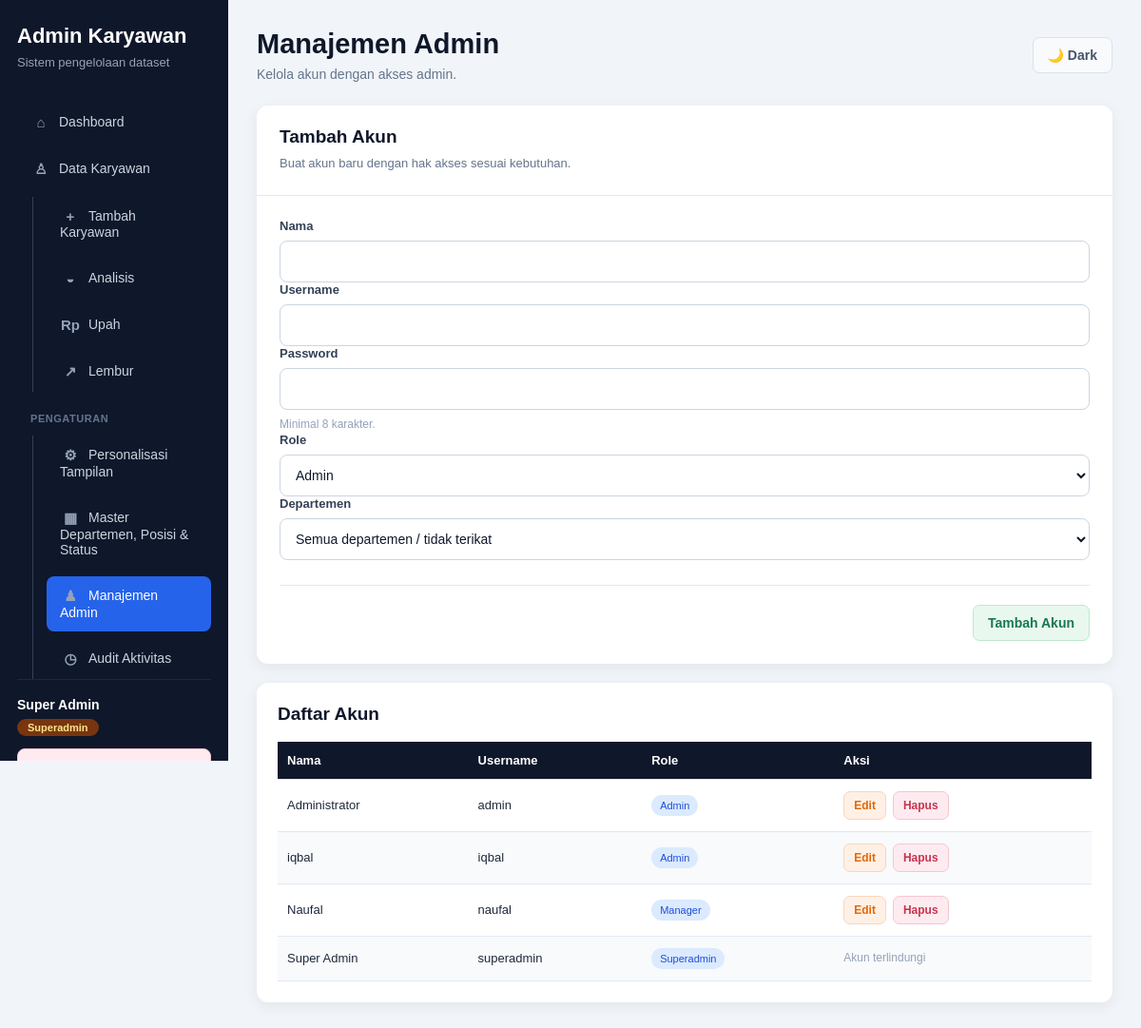
Before: /Dashboard/pengguna.php (signed in) with the older database file.
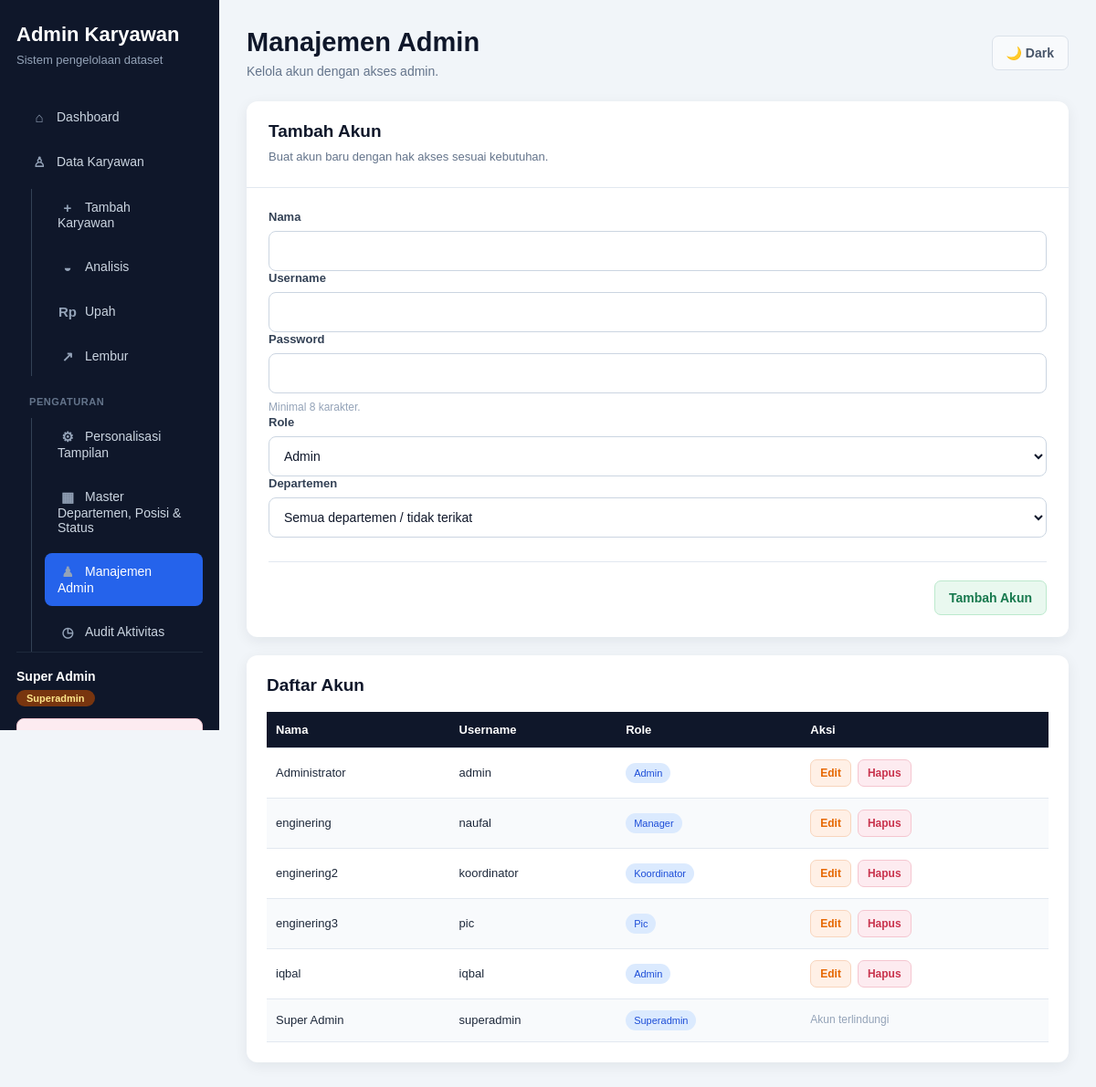
After: the same page with the newer database file.
### tables this page shows
CREATE TABLE `users` (
  `id` int NOT NULL AUTO_INCREMENT,
  `username` varchar(50) NOT NULL,
  `password` varchar(255) NOT NULL,
  `nama` varchar(150) NOT NULL,
  `role` enum('superadmin','admin','pic','koordinator','manager','viewer') NOT NULL DEFAULT 'viewer',
  `department_id` int unsigned DEFAULT NULL,
  `is_active` tinyint(1) NOT NULL DEFAULT '1',
  `created_at` timestamp NOT NULL DEFAULT CURRENT_TIMESTAMP,
  PRIMARY KEY (`id`),
  UNIQUE KEY `username` (`username`),
  KEY `fk_users_department` (`department_id`),
  CONSTRAINT `fk_users_department` FOREIGN KEY (`department_id`) REFERENCES `master_departemen` (`id`) ON DELETE RESTRICT
);

### Dashboard/fungsi/auth.php (called while the page is built, shortened)
<?php
function sudahLogin(): bool
{
    return isset($_SESSION['user']['id'])
        && in_array(
            (string) ($_SESSION['user']['role'] ?? ''),
            ['admin', 'superadmin', 'pic', 'koordinator', 'manager'],
            true
        );
}
function namaPengguna(): string
{
    return (string) ($_SESSION['user']['nama'] ?? '');
}
function rolePengguna(): string
{
    return (string) ($_SESSION['user']['role'] ?? '');
}
function punyaRole(string ...$roles): bool
{
    return sudahLogin() && in_array(rolePengguna(), $roles, true);
}

### Dashboard/pengguna.php (the view, shortened to what this page needs)
<?php
require __DIR__ . "/koneksi.php";
require_once __DIR__ . "/fungsi/auth.php";
$daftarPengguna = mysqli_query(
    $conn,
    "SELECT id, username, nama, role FROM users ORDER BY nama ASC"
);
$judulHalaman = "Manajemen Admin";
$subjudulHalaman = "Kelola akun dengan akses admin.";
$halamanAktif = "pengguna";
require __DIR__ . "/partials/atas.php";
?>
    <div class="dashboard-chart">
        <section class="form-card">
            <div class="form-card-header">
                        <h2>Tambah Akun</h2>
                        <p>Buat akun baru dengan hak akses sesuai kebutuhan.</p>
            </div>
            <div class="form-body">
                <form method="POST" autocomplete="off">
                    <div class="form-group">
                        <label for="nama">Nama</label>
                        <input id="nama" name="nama" required>
                    </div>
                    <div class="form-group">
                        <label for="username">Username</label>
                        <input id="username" name="username" required>
                    </div>
                    <div class="form-group">
                        <label for="password">Password</label>
                        <input id="password" name="password" type="password" minlength="8" required>
                        <p class="field-note">Minimal 8 karakter.</p>
                    </div>
                    <div class="form-group">
                        <label for="role">Role</label>
                        <select id="role" name="role" required>
                            <option value="admin">Admin</option>
                        </select>
                    </div>
                    <div class="form-group">
                        <label for="department_id">Departemen</label>
                        <select id="department_id" name="department_id">
                            <option value="0">Semua departemen / tidak terikat</option>
                        </select>
                    </div>
                    <div class="form-actions">
                        <button class="btn btn-success" type="submit">Tambah Akun</button>
                    </div>
                </form>
            </div>
        </section>
        <section class="data-card">
            <div class="data-card-header">
                <h2>Daftar Akun</h2>
            </div>
            <div class="table-wrapper">
                <table style="min-width:620px">
                    <thead>
                        <tr>
                            <th>Nama</th>
                            <th>Username</th>
                            <th>Role</th>
                            <th>Aksi</th>
                        </tr>
                    </thead>
                    <tbody>
                        <?php while ($pengguna = mysqli_fetch_assoc($daftarPengguna)): ?>
                            <tr>
                                <td><?= htmlspecialchars($pengguna["nama"]); ?></td>
                                <td><?= htmlspecialchars($pengguna["username"]); ?></td>
                                <td><span class="badge"><?= htmlspecialchars(ucfirst($pengguna["role"])); ?></span></td>
                                <td>
                                    <?php if ($pengguna["role"] !== "superadmin"): ?>
                                        <div class="action-buttons">
                                            <a class="btn btn-warning" href="edit-pengguna.php?id=<?= (int) $pengguna["id"]; ?>">
                                                Edit
                                            </a>
                                            <?php if (in_array($pengguna["role"], ["admin", "pic", "koordinator", "manager", "viewer"], true)): ?>
                                            <form
                                                method="POST"
                                                style="display:inline"
                                                onsubmit="return confirm('Hapus akun ini?');"
                                            >
                                                <button class="btn btn-danger" type="submit">Hapus</button>
                                            </form>
                                            <?php endif; ?>
                                        </div>
                                    <?php else: ?>
                                        <span class="field-note">Akun terlindungi</span>
                                    <?php endif; ?>
                                </td>
                            </tr>
                        <?php endwhile; ?>
                    </tbody>
                </table>
            </div>
        </section>
    </div>
<?php
require __DIR__ . "/partials/bawah.php";

### Dashboard/partials/atas.php (shortened to what this page needs)
<?php
$urlAppTanpaSlash = rtrim(URL_DASAR, "/");
$urlRootProyek = $urlAppTanpaSlash === "" ? "" : dirname($urlAppTanpaSlash);
$urlRootProyek = ($urlRootProyek === "/" || $urlRootProyek === "\\") ? "" : $urlRootProyek;
$urlStyle = $urlRootProyek . "/style/";
$halamanAktif = $halamanAktif ?? "dashboard";
$judulHalaman = $judulHalaman ?? "Dashboard Admin";
$subjudulHalaman = $subjudulHalaman ?? "";
$cssPerHalaman = [
    "dashboard" => "admin-dashboard.css",
    "analisis" => "admin-dashboard.css",
    "karyawan" => "admin-karyawan.css",
    "tambah" => "admin-form.css",
    "import" => "admin-form.css",
    "edit" => "admin-form.css",
    "profil-karyawan" => "admin-profile.css",
    "master-data" => "admin-settings.css",
    "pengguna" => "admin-settings.css",
    "audit" => "admin-settings.css",
    "pengaturan-publik" => "admin-settings.css",
];
$cssHalamanAktif = $cssPerHalaman[$halamanAktif] ?? "";
$kelasHalaman = preg_replace("/[^a-z0-9-]/i", "-", $halamanAktif);
?>
<!DOCTYPE html>
<html lang="id">
<head>
    <link rel="stylesheet" href="<?= htmlspecialchars($urlStyle); ?>admin.css?v=20260806-masterui">
    <?php if ($cssHalamanAktif !== ""): ?>
        <link rel="stylesheet" href="<?= htmlspecialchars($urlStyle . $cssHalamanAktif); ?>?v=20260807-pagecss2">
    <?php endif; ?>
</head>
<body class="<?= htmlspecialchars($kelasHalaman); ?>-page">
<aside class="sidebar" id="sidebar">
    <div class="sidebar-brand">
        <h2>Admin Karyawan</h2>
        <p>
            Sistem pengelolaan dataset
        </p>
    </div>
    <nav class="sidebar-menu">
        <a
            href="<?= htmlspecialchars(URL_DASAR); ?>index.php"
            class="<?= $halamanAktif === "dashboard" ? "active" : ""; ?>"
        >
            <span class="sidebar-icon" aria-hidden="true">⌂</span>Dashboard
        </a>
        <a
            href="<?= htmlspecialchars(URL_DASAR); ?>karyawan.php"
            class="<?= in_array($halamanAktif, ["karyawan", "analisis", "upah", "lembur", "periode-gaji"], true) ? "active" : ""; ?>"
        >
            <span class="sidebar-icon" aria-hidden="true">♙</span>Data Karyawan
        </a>
        <div class="sidebar-tree-children">
            <?php if (function_exists("punyaRole") && punyaRole("admin", "superadmin")): ?>
                <a
                    href="<?= htmlspecialchars(URL_DASAR); ?>fungsi/tambah.php"
                    class="<?= $halamanAktif === "tambah" ? "active" : ""; ?>"
                >
                    <span class="sidebar-icon" aria-hidden="true">+</span>Tambah Karyawan
                </a>
            <?php endif; ?>
            <a
                href="<?= htmlspecialchars(URL_DASAR); ?>analisis.php"
                class="<?= $halamanAktif === "analisis" ? "active" : ""; ?>"
            >
                <span class="sidebar-icon" aria-hidden="true">◒</span>Analisis
            </a>
            <a
                href="<?= htmlspecialchars(URL_DASAR); ?>upah.php"
                class="<?= $halamanAktif === "upah" ? "active" : ""; ?>"
            >
                <span class="sidebar-icon" aria-hidden="true">Rp</span>Upah
            </a>
            <a
                href="<?= htmlspecialchars(URL_DASAR); ?>lembur.php"
                class="<?= $halamanAktif === "lembur" ? "active" : ""; ?>"
            >
                <span class="sidebar-icon" aria-hidden="true">↗</span>Lembur
            </a>
        </div>
        <?php if (function_exists("punyaRole") && punyaRole("superadmin")): ?>
            <div class="sidebar-group-title">Pengaturan</div>
            <div class="sidebar-tree-children">
                <a
                    href="<?= htmlspecialchars(URL_DASAR); ?>pengaturan-publik.php"
                    class="<?= $halamanAktif === "pengaturan-publik" ? "active" : ""; ?>"
                >
                    <span class="sidebar-icon" aria-hidden="true">⚙</span>Personalisasi Tampilan
                </a>
                <?php if (punyaRole("superadmin")): ?>
                    <a href="<?= htmlspecialchars(URL_DASAR); ?>master-data.php" class="<?= $halamanAktif === "master-data" ? "active" : ""; ?>"><span class="sidebar-icon" aria-hidden="true">▦</span>Master Departemen, Posisi &amp; Status</a>
                <?php endif; ?>
                <a
                    href="<?= htmlspecialchars(URL_DASAR); ?>pengguna.php"
                    class="<?= $halamanAktif === "pengguna" ? "active" : ""; ?>"
                    >
                    <span class="sidebar-icon" aria-hidden="true">♟</span>Manajemen Admin
                </a>
                <a
                    href="<?= htmlspecialchars(URL_DASAR); ?>audit-aktivitas.php"
                    class="<?= $halamanAktif === "audit" ? "active" : ""; ?>"
                    >
                    <span class="sidebar-icon" aria-hidden="true">◷</span>Audit Aktivitas
                </a>
            </div>
        <?php endif; ?>
    </nav>
    <?php if (function_exists("sudahLogin") && sudahLogin()): ?>
        <div class="sidebar-user">
            <div class="sidebar-user-meta">
                <span class="sidebar-user-name">
                    <?= htmlspecialchars(namaPengguna()); ?>
                </span>
                <span class="role-badge role-<?= htmlspecialchars(rolePengguna()); ?>">
                    <?= htmlspecialchars(ucfirst(rolePengguna())); ?>
                </span>
            </div>
            <a href="<?= htmlspecialchars(URL_DASAR); ?>logout.php" class="btn-logout">
            </a>
        </div>
    <?php endif; ?>
</aside>
<main class="main-content">
    <div class="topbar">
        <div class="topbar-title">
            <h1><?= htmlspecialchars($judulHalaman); ?></h1>
            <p>
                <?= htmlspecialchars($subjudulHalaman); ?>
            </p>
        </div>
        <button type="button" class="btn btn-secondary theme-toggle" onclick="toggleTheme()" aria-label="Ganti tema">🌙 Dark</button>
    </div>

### Dashboard/partials/bawah.php (shortened to what this page needs)
</main>
</body>
</html>

### style/admin-settings.css (style rules this page uses)
.master-data-page .chart-card, .master-data-page .form-card, .master-data-page .data-card, .pengguna-page .chart-card, .pengguna-page .form-card, .pengguna-page .data-card, .audit-page .chart-card, .audit-page .form-card, .audit-page .data-card, .pengaturan-publik-page .chart-card, .pengaturan-publik-page .form-card, .pengaturan-publik-page .data-card { width: 100%; }

Changed rows visible on the page:
changed users "naufal": nama "Naufal" → "enginering"; moves up the list
added users: nama "enginering2", username "koordinator", role "Koordinator"
added users: nama "enginering3", username "pic", role "Pic"
